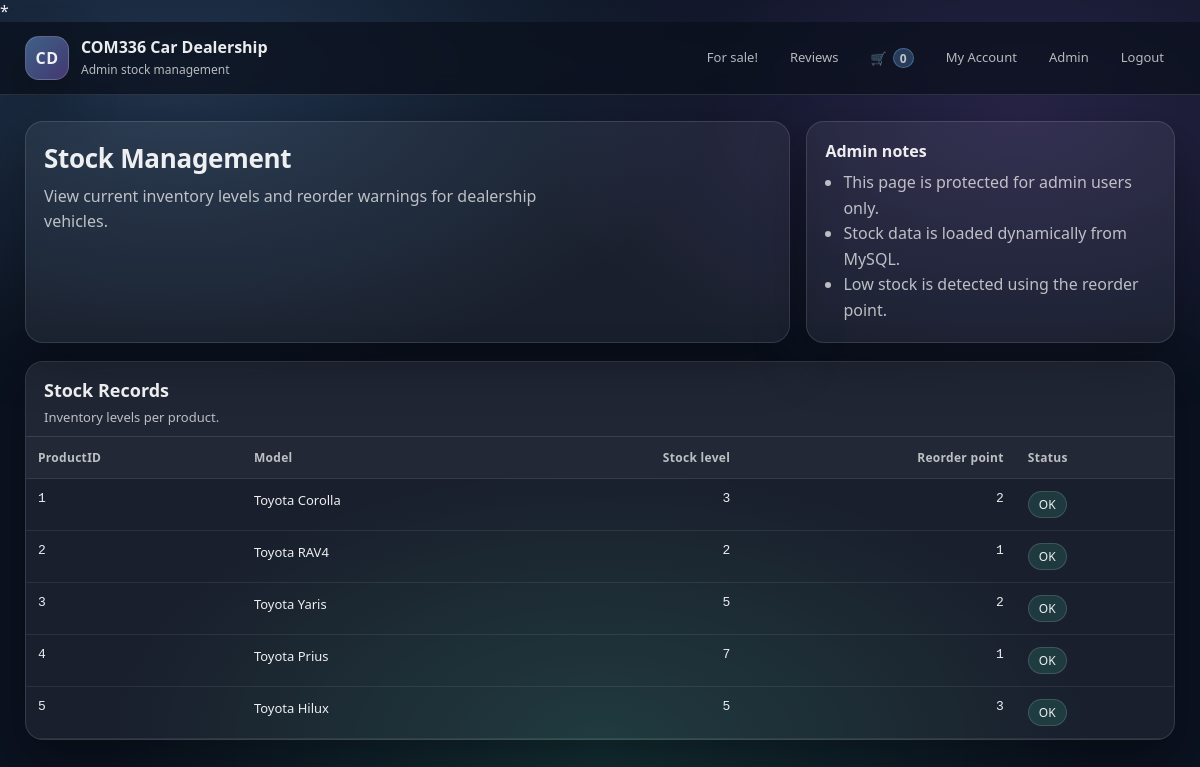
Screenshot of /CarEcommerce/stock.php (signed in) with the database file from the repository.
### tables this page shows
CREATE TABLE `stock` (
  `productID` int(11) NOT NULL,
  `stock_level` int(11) NOT NULL DEFAULT 0,
  `reorder` int(11) NOT NULL DEFAULT 5
);

CREATE TABLE `product` (
  `productID` int(11) NOT NULL,
  `model_name` varchar(150) NOT NULL,
  `model_year` int(11) NOT NULL,
  `fuel_type` varchar(50) NOT NULL,
  `engine_size` decimal(3,1) NOT NULL,
  `colour` varchar(50) NOT NULL,
  `price` decimal(10,2) NOT NULL
);

### CarEcommerce/stock.php (the view, shortened to what this page needs)
<?php
require_once "cardealershipDB.php";
$stmt = $conn->prepare("
    SELECT
        s.productID,
        p.model_name,
        s.stock_level,
        s.reorder
    FROM stock s
    INNER JOIN product p ON s.productID = p.productID
    ORDER BY s.productID ASC
");
$stmt->execute();
$result = $stmt->get_result();
?>
<!DOCTYPE html>
<html lang="en">
<head>
  <link rel="stylesheet" href="styles.css" />
</head>
<body>
<header class="site-header">
  <div class="header-inner">
    <div class="brand">
      <div class="logo" aria-hidden="true">CD</div>
      <div class="brand-text">
        <h1>COM336 Car Dealership</h1>
        <p>Admin stock management</p>
      </div>
    </div>
    <nav class="nav">
      <a href="productPage.php">For sale!</a>
      <a href="reviews.php">Reviews</a>
      <a href="basket.php" class="basket-icon">
        🛒 <span id="basket-count">0</span>
      </a>
      <?php if (isset($_SESSION['userID'])): ?>
        <a href="account.php">My Account</a>
        <?php if ($_SESSION['role'] === 'admin'): ?>
          <a href="admin/dashboard.php">Admin</a>
        <?php endif; ?>
        <a href="logout.php">Logout</a>
      <?php else: ?>
        <a href="login.php">Login</a>
        <a href="register.php">My Account</a>
      <?php endif; ?>
    </nav>
  </div>
</header>
<main class="container">
  <section class="hero">
    <div class="hero-content">
      <h2>Stock Management</h2>
      <p>View current inventory levels and reorder warnings for dealership vehicles.</p>
    </div>
    <div class="hero-card">
      <h3>Admin notes</h3>
      <ul>
        <li>This page is protected for admin users only.</li>
        <li>Stock data is loaded dynamically from MySQL.</li>
        <li>Low stock is detected using the reorder point.</li>
      </ul>
    </div>
  </section>
  <section class="panel" id="stock">
    <div class="panel-head">
      <div>
        <h2>Stock Records</h2>
        <p>Inventory levels per product.</p>
      </div>
    </div>
    <div class="table-wrap">
      <table>
        <thead>
          <tr>
            <th>ProductID</th>
            <th>Model</th>
            <th class="right">Stock level</th>
            <th class="right">Reorder point</th>
            <th>Status</th>
          </tr>
        </thead>
        <tbody>
          <?php if ($result->num_rows > 0): ?>
            <?php while ($row = $result->fetch_assoc()): ?>
              <?php
                $isLow = $row["stock_level"] <= $row["reorder"];
                $statusText = $isLow ? "Low" : "OK";
                $statusClass = $isLow ? "low" : "ok";
              ?>
              <tr>
                <td class="mono"><?php echo htmlspecialchars($row["productID"]); ?></td>
                <td><?php echo htmlspecialchars($row["model_name"]); ?></td>
                <td class="right mono"><?php echo htmlspecialchars($row["stock_level"]); ?></td>
                <td class="right mono"><?php echo htmlspecialchars($row["reorder"]); ?></td>
                <td>
                  <span class="status <?php echo htmlspecialchars($statusClass); ?>">
                    <?php echo htmlspecialchars($statusText); ?>
                  </span>
                </td>
              </tr>
            <?php endwhile; ?>
          <?php else: ?>
            <tr>
              <td colspan="5" class="muted">No stock records found.</td>
            </tr>
          <?php endif; ?>
        </tbody>
      </table>
    </div>
  </section>
</main>
</body>
</html>

### CarEcommerce/styles.css (style rules this page uses)
* { box-sizing: border-box; }
:root { --bg: #0b1220; --panel: rgba(255,255,255,0.06); --panel-2: rgba(255,255,255,0.09); --text: rgba(255,255,255,0.92); --muted: rgba(255,255,255,0.70); --line: rgba(255,255,255,0.12); --shadow: 0 18px 50px rgba(0,0,0,0.35); --radius: 18px; --radius-sm: 12px; }
html, body { margin: 0; padding: 0; font-family: system-ui, -apple-system, Segoe UI, Roboto, Arial, sans-serif; color: var(--text); background: radial-gradient(900px 500px at 15% 10%, rgba(120, 188, 255, 0.20), transparent 60%), radial-gradient(900px 500px at 85% 15%, rgba(170, 120, 255, 0.18), transparent 55%), radial-gradient(900px 500px at 50% 95%, rgba(75, 255, 190, 0.12), transparent 55%), var(--bg); }
a { color: inherit; text-decoration: none; }
.container { width: min(1150px, calc(100% - 32px)); margin: 0 auto; }
.site-header { position: sticky; top: 0; z-index: 50; backdrop-filter: blur(10px); background: rgba(10, 16, 28, 0.72); border-bottom: 1px solid var(--line); }
.header-inner { width: min(1150px, calc(100% - 32px)); margin: 0 auto; display: flex; align-items: center; justify-content: space-between; padding: 14px 0; gap: 18px; }
.brand { display: flex; align-items: center; gap: 12px; min-width: 260px; }
.logo { width: 44px; height: 44px; border-radius: 14px; display: grid; place-items: center; font-weight: 800; letter-spacing: 0.5px; background: linear-gradient(135deg, rgba(120,188,255,0.45), rgba(170,120,255,0.35)); border: 1px solid rgba(255,255,255,0.16); box-shadow: var(--shadow); }
.brand-text h1 { margin: 0; font-size: 16px; line-height: 1.2; }
.brand-text p { margin: 3px 0 0 0; font-size: 12px; color: var(--muted); }
.nav { display: flex; flex-wrap: wrap; justify-content: flex-end; gap: 10px; }
.nav a { font-size: 13px; color: var(--muted); padding: 8px 10px; border-radius: 999px; border: 1px solid transparent; transition: 160ms ease; }
.hero { margin: 26px 0 18px; display: grid; grid-template-columns: 1.35fr 0.65fr; gap: 16px; }
.hero-content, .hero-card { background: var(--panel); border: 1px solid var(--line); border-radius: var(--radius); box-shadow: var(--shadow); padding: 18px; }
.hero-content h2 { margin: 0 0 8px; font-size: 26px; letter-spacing: -0.3px; }
.hero-content p { margin: 0; color: var(--muted); line-height: 1.55; max-width: 60ch; }
.hero-card h3 { margin: 0 0 8px; font-size: 16px; }
.hero-card ul { margin: 0; padding-left: 18px; color: var(--muted); line-height: 1.6; }
.panel { margin: 18px 0; background: var(--panel); border: 1px solid var(--line); border-radius: var(--radius); box-shadow: var(--shadow); overflow: hidden; }
.panel-head { padding: 16px 18px 10px; border-bottom: 1px solid var(--line); background: rgba(255,255,255,0.03); }
.panel-head h2 { margin: 0; font-size: 18px; }
.panel-head p { margin: 6px 0 0; color: var(--muted); font-size: 13px; }
.table-wrap { width: 100%; overflow: auto; }
table { width: 100%; border-collapse: collapse; min-width: 860px; }
thead th { text-align: left; font-size: 12px; letter-spacing: 0.3px; color: var(--muted); background: rgba(255,255,255,0.04); padding: 12px 12px; border-bottom: 1px solid var(--line); position: sticky; top: 0; }
tbody td { padding: 12px 12px; border-bottom: 1px solid rgba(255,255,255,0.08); vertical-align: top; font-size: 13px; }
.right { text-align: right; }
.mono { font-family: ui-monospace, SFMono-Regular, Menlo, Monaco, Consolas, "Liberation Mono", monospace; }
.status { display: inline-block; font-size: 12px; padding: 4px 10px; border-radius: 999px; border: 1px solid rgba(255,255,255,0.14); background: rgba(255,255,255,0.06); }
.status.ok { background: rgba(75,255,190,0.12); }
.panel-head { display: flex; justify-content: space-between; align-items: center; flex-wrap: wrap; }
.panel-head p { width: 100%; }
.basket-icon { display: inline-flex; align-items: center; gap: 6px; }
#basket-count { min-width: 20px; height: 20px; padding: 0 6px; border-radius: 999px; display: inline-grid; place-items: center; font-size: 12px; font-weight: 800; background: rgba(120,188,255,0.24); border: 1px solid rgba(120,188,255,0.35); }

### rows the page displays
stock: productID "1", productID.model_name "Toyota Corolla", stock_level "3", reorder "2", statusText "OK"
stock: productID "2", productID.model_name "Toyota RAV4", stock_level "2", reorder "1", statusText "OK"
stock: productID "3", productID.model_name "Toyota Yaris", stock_level "5", reorder "2", statusText "OK"
stock: productID "4", productID.model_name "Toyota Prius", stock_level "7", reorder "1", statusText "OK"
stock: productID "5", productID.model_name "Toyota Hilux", stock_level "5", reorder "3", statusText "OK"
